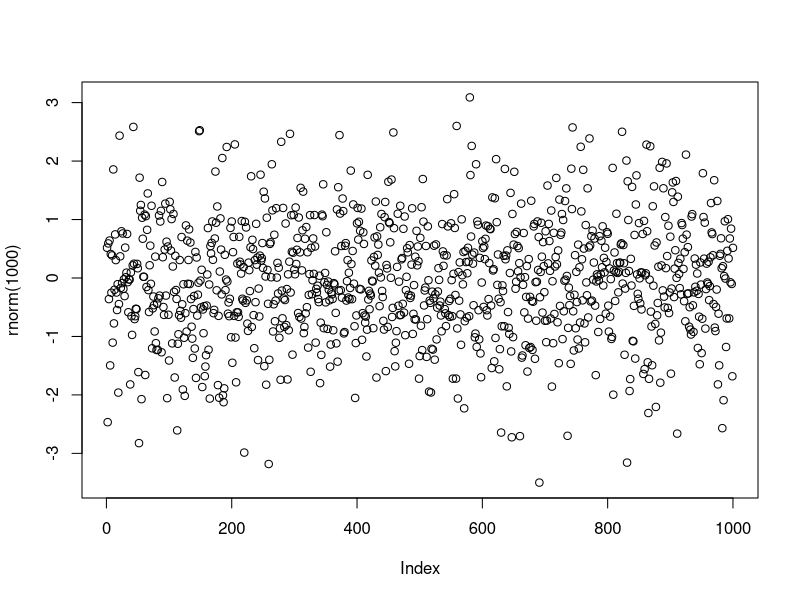
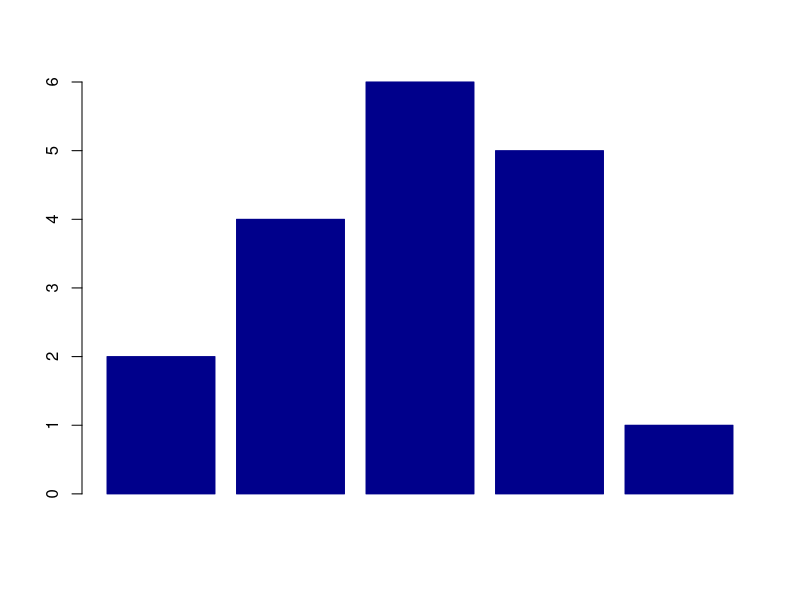

The R script that drew these images, in order:
## ---- chunk 1
knitr::opts_chunk$set(echo = TRUE)
knitr::opts_chunk$set(dev = 'svg')
## ---- chunk 2

plot(rnorm(1000))

## ---- chunk 3

barplot(c(2,4,6,5,1), col="#00008B", border = "#00008B")

